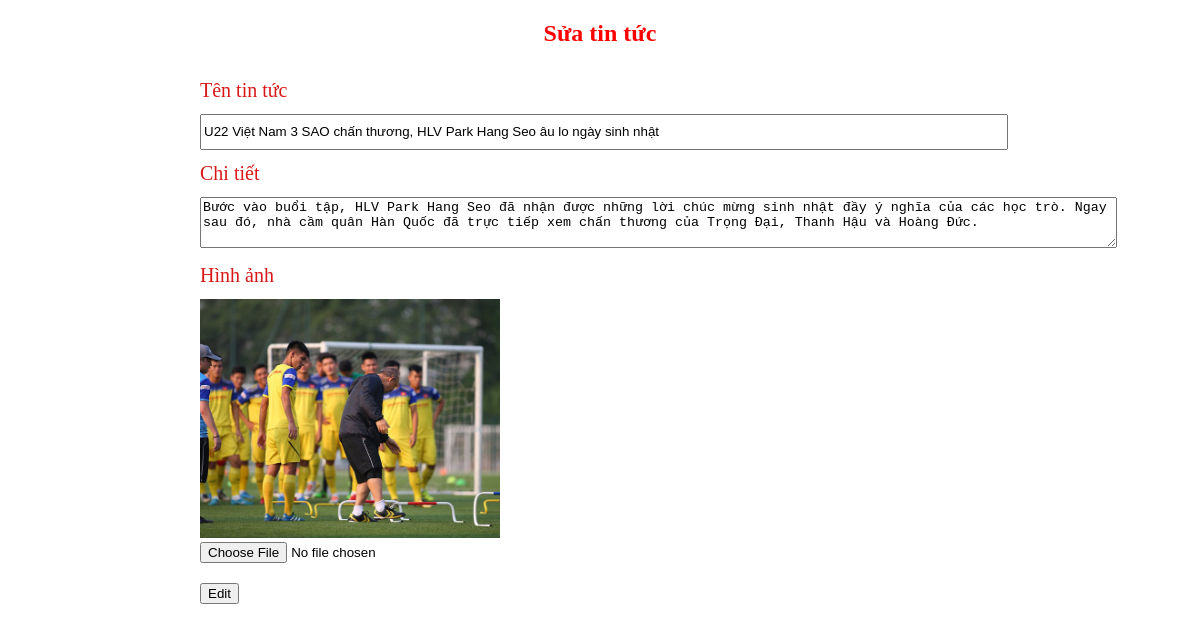
Screenshot of /index.php?action=edit&id=5 with the database file from the repository.
### tables this page shows
CREATE TABLE `news` (
  `id` int(11) NOT NULL,
  `title` varchar(255) NOT NULL,
  `description` varchar(255) NOT NULL,
  `image` varchar(50) NOT NULL,
  `created_at` timestamp NOT NULL DEFAULT current_timestamp() ON UPDATE current_timestamp()
);

### Model/DbConnect.php (called while the page is built)
<?php
    class DbConnect {
		public function DbConnect() {
			$conn = new mysqli('localhost','root','','exercise2');
			$conn->set_charset('utf8');
			if(mysqli_connect_errno()){
				echo "Lỗi kết nối: " . mysqli_connect_error();
				die();
			}else{
				return $conn;
			}
		}
	}
?>

### Model/NewModel.php (called while the page is built, shortened)
<?php
require_once('DbConnect.php');
class NewModel extends DbConnect {
	protected $conn;
	public function __construct() {
		$this->conn = $this->DbConnect();
	}
	function detailNews($id) {
		$queryDetail = "SELECT * FROM news WHERE id = '{$id}'";
		$arDetail    = $this->conn->query($queryDetail);
		return $arDetail;
	}
};
?>

### View/edit.php (the view, shortened to what this page needs)
<h2 class="title">Sửa tin tức</h2>
<?php
    $displayEdit = mysqli_fetch_assoc($ar_Edit);
?>
<form action="index.php?action=update&id=<?php echo $displayEdit['id']?>" method="post" enctype="multipart/form-data">
    <div class="form-group">
        <label>Tên tin tức</label>
        <input type="text" name="name" class="form-control" value="<?php echo $displayEdit['title'] ?> " style="width: 100%; height: 30px;" required />
    </div>
    <div class="form-group">
        <label>Chi tiết</label>
        <textarea rows="3" cols="112" required name="detail"><?php echo $displayEdit['description'] ?></textarea>
    </div>
    <div class="form-group">
        <label>Hình ảnh</label>
        <img src="public/img/<?php echo $displayEdit['image'] ?>" id="myImg" style="width: 300px" alt="Image">
        <input type="file" name="image" style="display: block;" accept="image/png, image/jpeg" />
    </div>
    <button type="submit" name="submit" >Edit</button>
</form>

### public/css/style.css (style rules this page uses)
form { margin: 15px auto; width: 800px; }
label { display: block; padding: 12px 0px; font-size: 20px; color: #d81717; }
button { margin-top: 20px; }
.title { color: red; text-align: center; }

### rows the page displays
news: name "U22 Việt Nam 3 SAO chấn thương, HLV Park Hang Seo âu lo ngày sinh nhật", detail "Bước vào buổi tập, HLV Park Hang Seo đã nhận được những lời chúc mừng sinh nhật đầy ý nghĩa của các học trò. Ngay sau đó, nhà cầm quân Hàn Quốc đã trực tiếp xem chấn thương của Trọng Đại, Thanh Hậu và Hoàng Đức.", image (picture)
